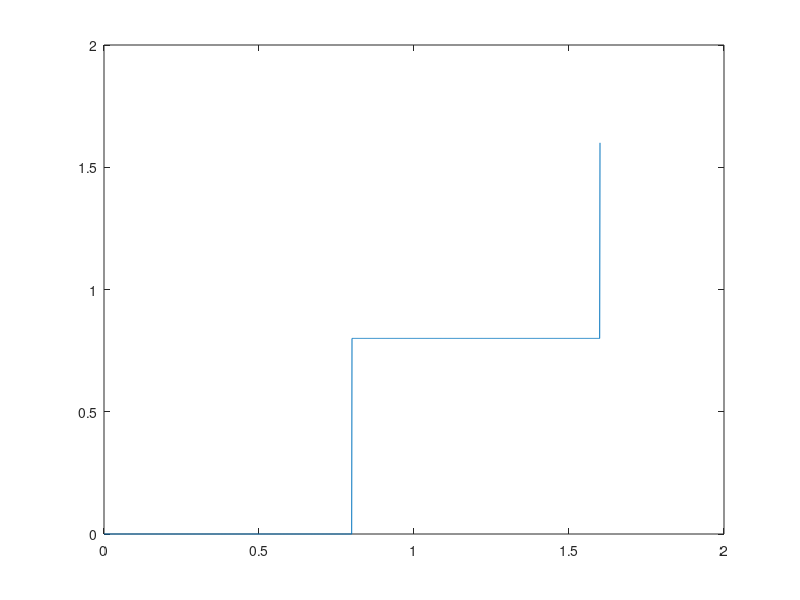
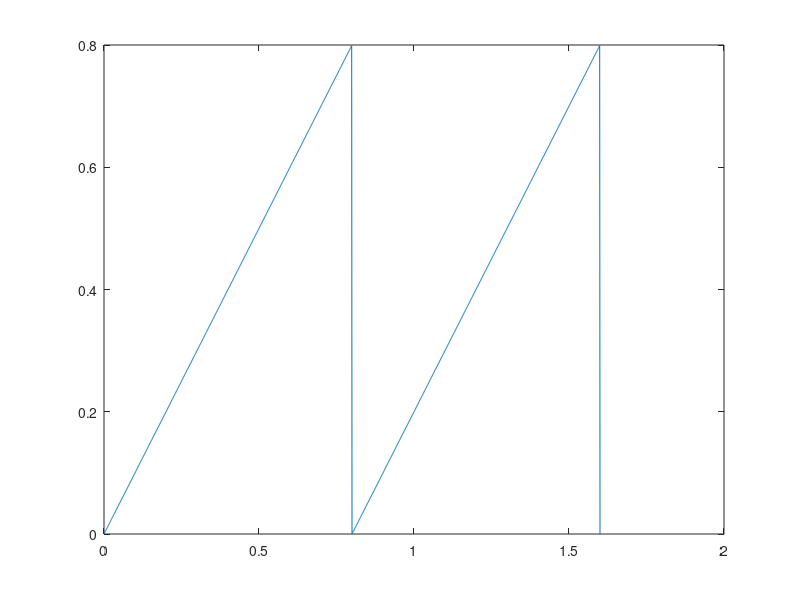
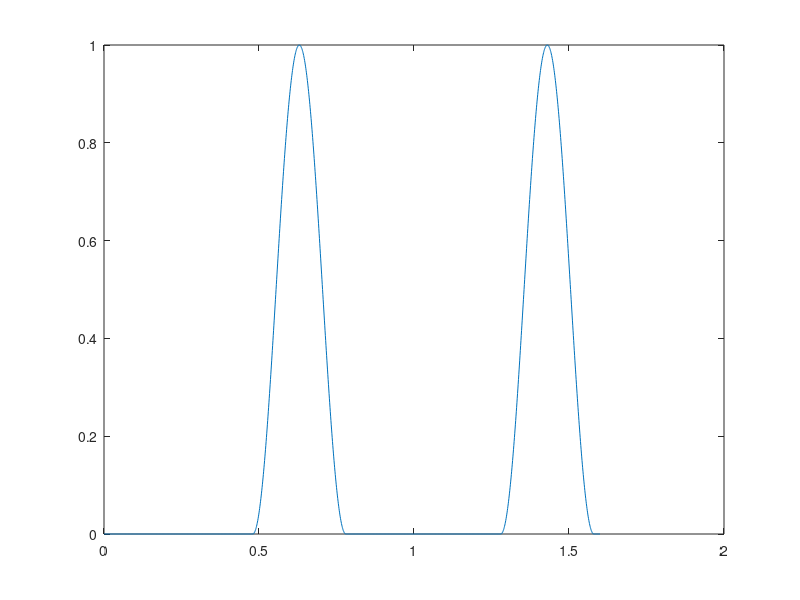

MATLAB code for these plots, in order:

% Copyright (c) 2019, Alexander D. Kaiser
% All rights reserved.
% 
% Redistribution and use in source and binary forms, with or without
% modification, are permitted provided that the following conditions are met:
% 
% 1. Redistributions of source code must retain the above copyright notice, this
%    list of conditions and the following disclaimer.
% 
% 2. Redistributions in binary form must reproduce the above copyright notice,
%    this list of conditions and the following disclaimer in the documentation
%    and/or other materials provided with the distribution.
% 
% 3. Neither the name of the copyright holder nor the names of its
%    contributors may be used to endorse or promote products derived from
%    this software without specific prior written permission.
% 
% THIS SOFTWARE IS PROVIDED BY THE COPYRIGHT HOLDERS AND CONTRIBUTORS "AS IS"
% AND ANY EXPRESS OR IMPLIED WARRANTIES, INCLUDING, BUT NOT LIMITED TO, THE
% IMPLIED WARRANTIES OF MERCHANTABILITY AND FITNESS FOR A PARTICULAR PURPOSE ARE
% DISCLAIMED. IN NO EVENT SHALL THE COPYRIGHT HOLDER OR CONTRIBUTORS BE LIABLE
% FOR ANY DIRECT, INDIRECT, INCIDENTAL, SPECIAL, EXEMPLARY, OR CONSEQUENTIAL
% DAMAGES (INCLUDING, BUT NOT LIMITED TO, PROCUREMENT OF SUBSTITUTE GOODS OR
% SERVICES; LOSS OF USE, DATA, OR PROFITS; OR BUSINESS INTERRUPTION) HOWEVER
% CAUSED AND ON ANY THEORY OF LIABILITY, WHETHER IN CONTRACT, STRICT LIABILITY,
% OR TORT (INCLUDING NEGLIGENCE OR OTHERWISE) ARISING IN ANY WAY OUT OF THE USE
% OF THIS SOFTWARE, EVEN IF ADVISED OF THE POSSIBILITY OF SUCH DAMAGE.

beat_time = 0.8; 

t = 0:.001:(2*beat_time); 

% systole_middle = .6; 

% f = @(t) sin( (pi/beat_time) * t  - systole_middle).^100; 

half_width = .15; 

bottom_support = .48;
systole_middle = bottom_support + half_width; 


bump = @(t) 0.5*(cos(pi*t) + 1) .* (abs(t) < 1.0); 

t_reduced = @(t) t - beat_time*floor(t/beat_time); 

figure; 
plot(t,beat_time*floor(t/beat_time))

figure 
plot(t, t_reduced(t))

f = @(t) bump( ( t_reduced(t) - systole_middle) / half_width);    


figure
plot(t, f(t))









